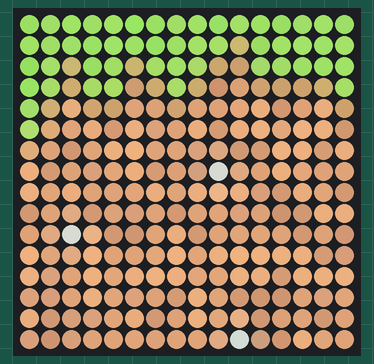
A sketch run on a simulated Arduino Uno, built with avr-gcc and run on an emulated ATmega328P. Shown: 16×16 RGB LED matrix (first LED top left, wired row by row).

Above: at 0.1 s.

The sketch:

CUBE_test.ino
```cpp
#include <Adafruit_NeoPixel.h>

#define PIN 6
#define WIDTH 16
#define HEIGHT 16
#define NUMPIXELS (WIDTH * HEIGHT)

Adafruit_NeoPixel pixels(NUMPIXELS, PIN, NEO_GRB + NEO_KHZ800);

uint32_t image[16][16] = {
  {pixels.Color(109,158,68), pixels.Color(111,154,72), pixels.Color(119,170,74), pixels.Color(112,157,71), pixels.Color(120,168,75), pixels.Color(116,176,75), pixels.Color(111,162,71), pixels.Color(112,153,71), pixels.Color(116,164,74), pixels.Color(109,161,73), pixels.Color(116,159,74), pixels.Color(116,165,72), pixels.Color(107,156,69), pixels.Color(110,153,72), pixels.Color(117,164,75), pixels.Color(109,155,72)},
  {pixels.Color(116,164,71), pixels.Color(112,155,71), pixels.Color(115,160,74), pixels.Color(113,166,73), pixels.Color(118,169,77), pixels.Color(114,163,73), pixels.Color(111,165,72), pixels.Color(111,156,70), pixels.Color(119,164,75), pixels.Color(118,158,73), pixels.Color(106,97,58), pixels.Color(106,149,67), pixels.Color(119,166,75), pixels.Color(121,168,78), pixels.Color(115,164,75), pixels.Color(120,165,76)},
  {pixels.Color(107,160,68), pixels.Color(115,157,74), pixels.Color(106,96,59), pixels.Color(107,154,68), pixels.Color(111,153,68), pixels.Color(106,95,58), pixels.Color(112,150,69), pixels.Color(115,161,73), pixels.Color(112,143,69), pixels.Color(107,88,57), pixels.Color(108,84,58), pixels.Color(107,142,70), pixels.Color(110,151,70), pixels.Color(112,158,72), pixels.Color(114,164,73), pixels.Color(118,168,76)},
  {pixels.Color(113,168,73), pixels.Color(114,149,71), pixels.Color(113,94,61), pixels.Color(111,146,67), pixels.Color(116,151,68), pixels.Color(112,85,61), pixels.Color(111,93,60), pixels.Color(114,150,71), pixels.Color(109,92,59), pixels.Color(114,81,60), pixels.Color(147,108,79), pixels.Color(117,91,63), pixels.Color(105,83,56), pixels.Color(109,86,58), pixels.Color(114,97,62), pixels.Color(116,155,71)},
  {pixels.Color(110,150,72), pixels.Color(118,98,65), pixels.Color(182,136,97), pixels.Color(121,95,64), pixels.Color(109,86,58), pixels.Color(154,113,83), pixels.Color(149,109,80), pixels.Color(118,92,63), pixels.Color(153,112,82), pixels.Color(151,111,81), pixels.Color(167,123,89), pixels.Color(189,140,101), pixels.Color(123,88,66), pixels.Color(158,114,84), pixels.Color(188,139,100), pixels.Color(114,89,60)},
  {pixels.Color(121,154,78), pixels.Color(151,116,82), pixels.Color(163,118,88), pixels.Color(185,136,98), pixels.Color(131,94,71), pixels.Color(191,141,102), pixels.Color(148,109,83), pixels.Color(157,114,84), pixels.Color(187,139,101), pixels.Color(131,95,70), pixels.Color(188,139,101), pixels.Color(196,146,105), pixels.Color(165,122,89), pixels.Color(201,149,107), pixels.Color(193,143,103), pixels.Color(121,88,64)},
  {pixels.Color(159,122,86), pixels.Color(151,111,82), pixels.Color(122,88,67), pixels.Color(160,117,86), pixels.Color(195,145,105), pixels.Color(203,151,108), pixels.Color(157,115,85), pixels.Color(156,114,84), pixels.Color(142,105,81), pixels.Color(147,112,86), pixels.Color(122,89,67), pixels.Color(127,93,69), pixels.Color(199,148,107), pixels.Color(197,146,105), pixels.Color(134,98,73), pixels.Color(188,139,100)},
  {pixels.Color(197,145,105), pixels.Color(128,93,70), pixels.Color(152,111,82), pixels.Color(143,105,81), pixels.Color(166,122,89), pixels.Color(194,143,103), pixels.Color(132,96,72), pixels.Color(152,110,81), pixels.Color(124,94,75), pixels.Color(141,143,138), pixels.Color(156,118,91), pixels.Color(157,114,84), pixels.Color(193,144,103), pixels.Color(170,124,91), pixels.Color(154,112,83), pixels.Color(158,115,85)},
  {pixels.Color(194,144,104), pixels.Color(162,119,87), pixels.Color(192,141,102), pixels.Color(156,114,84), pixels.Color(157,115,85), pixels.Color(164,120,88), pixels.Color(188,139,101), pixels.Color(160,117,86), pixels.Color(192,142,103), pixels.Color(198,151,113), pixels.Color(194,144,105), pixels.Color(143,104,80), pixels.Color(124,90,68), pixels.Color(186,138,100), pixels.Color(163,119,88), pixels.Color(124,90,68)},
  {pixels.Color(123,89,67), pixels.Color(156,114,85), pixels.Color(157,120,92), pixels.Color(127,92,70), pixels.Color(148,109,81), pixels.Color(140,103,79), pixels.Color(157,115,85), pixels.Color(128,92,69), pixels.Color(156,114,84), pixels.Color(161,117,86), pixels.Color(147,108,83), pixels.Color(151,110,82), pixels.Color(114,82,62), pixels.Color(122,89,67), pixels.Color(192,143,103), pixels.Color(192,142,103)},
  {pixels.Color(158,114,83), pixels.Color(156,118,90), pixels.Color(144,146,139), pixels.Color(187,143,107), pixels.Color(123,89,66), pixels.Color(116,84,64), pixels.Color(158,116,85), pixels.Color(188,140,101), pixels.Color(127,92,69), pixels.Color(157,115,85), pixels.Color(161,118,87), pixels.Color(163,119,87), pixels.Color(156,114,84), pixels.Color(123,89,67), pixels.Color(150,110,81), pixels.Color(123,89,68)},
  {pixels.Color(201,149,107), pixels.Color(160,118,87), pixels.Color(160,122,93), pixels.Color(200,149,107), pixels.Color(159,116,85), pixels.Color(158,115,85), pixels.Color(167,123,90), pixels.Color(201,149,107), pixels.Color(162,119,87), pixels.Color(195,145,104), pixels.Color(205,153,109), pixels.Color(204,151,109), pixels.Color(198,147,106), pixels.Color(193,143,103), pixels.Color(129,94,71), pixels.Color(137,100,77)},
  {pixels.Color(196,145,105), pixels.Color(145,107,82), pixels.Color(161,117,86), pixels.Color(200,148,106), pixels.Color(167,122,89), pixels.Color(194,143,104), pixels.Color(200,149,107), pixels.Color(196,145,105), pixels.Color(165,121,89), pixels.Color(165,121,89), pixels.Color(196,146,105), pixels.Color(192,142,103), pixels.Color(131,95,71), pixels.Color(195,145,104), pixels.Color(195,145,105), pixels.Color(197,146,106)},
  {pixels.Color(147,108,83), pixels.Color(137,100,78), pixels.Color(159,116,86), pixels.Color(195,144,104), pixels.Color(161,118,87), pixels.Color(151,111,85), pixels.Color(153,112,83), pixels.Color(131,95,71), pixels.Color(193,143,103), pixels.Color(160,117,86), pixels.Color(127,92,69), pixels.Color(116,84,63), pixels.Color(117,84,64), pixels.Color(156,114,84), pixels.Color(145,107,82), pixels.Color(161,118,87)},
  {pixels.Color(186,138,100), pixels.Color(121,88,67), pixels.Color(136,100,77), pixels.Color(145,106,82), pixels.Color(162,118,87), pixels.Color(186,138,100), pixels.Color(126,91,69), pixels.Color(154,112,83), pixels.Color(195,145,104), pixels.Color(166,123,90), pixels.Color(181,138,104), pixels.Color(118,86,65), pixels.Color(147,107,79), pixels.Color(157,115,85), pixels.Color(122,89,67), pixels.Color(154,112,83)},
  {pixels.Color(140,103,80), pixels.Color(114,82,63), pixels.Color(135,100,77), pixels.Color(154,113,84), pixels.Color(159,116,85), pixels.Color(162,119,87), pixels.Color(155,113,84), pixels.Color(159,116,85), pixels.Color(162,118,87), pixels.Color(158,120,92), pixels.Color(140,146,142), pixels.Color(110,85,68), pixels.Color(121,87,65), pixels.Color(192,142,102), pixels.Color(159,117,86), pixels.Color(157,115,84)}
};


void setup() {
  pixels.begin();
  pixels.clear();

  for (int y = 0; y < HEIGHT; y++) {
    for (int x = 0; x < WIDTH; x++) {
      int pixelIndex = y * WIDTH + x;
      pixels.setPixelColor(pixelIndex, image[y][x]);
    }
  }

  pixels.show();
}

void loop() {
  // Static display
}
```
